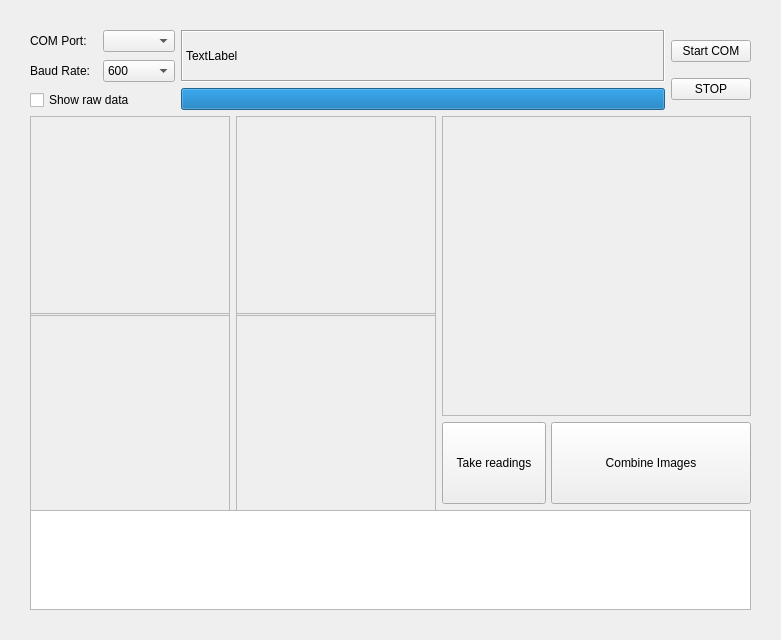
<?xml version="1.0" encoding="UTF-8"?>
<ui version="4.0">
 <class>GridEyeTerminal</class>
 <widget class="QMainWindow" name="GridEyeTerminal">
  <property name="windowModality">
   <enum>Qt::NonModal</enum>
  </property>
  <property name="geometry">
   <rect>
    <x>0</x>
    <y>0</y>
    <width>781</width>
    <height>640</height>
   </rect>
  </property>
  <property name="sizePolicy">
   <sizepolicy hsizetype="MinimumExpanding" vsizetype="MinimumExpanding">
    <horstretch>0</horstretch>
    <verstretch>0</verstretch>
   </sizepolicy>
  </property>
  <property name="minimumSize">
   <size>
    <width>780</width>
    <height>640</height>
   </size>
  </property>
  <property name="windowTitle">
   <string>Grid-Eye Terminal</string>
  </property>
  <widget class="QWidget" name="centralwidget">
   <property name="enabled">
    <bool>true</bool>
   </property>
   <property name="sizePolicy">
    <sizepolicy hsizetype="Expanding" vsizetype="Expanding">
     <horstretch>0</horstretch>
     <verstretch>0</verstretch>
    </sizepolicy>
   </property>
   <property name="minimumSize">
    <size>
     <width>500</width>
     <height>500</height>
    </size>
   </property>
   <layout class="QGridLayout" name="gridLayout_2">
    <property name="leftMargin">
     <number>30</number>
    </property>
    <property name="topMargin">
     <number>30</number>
    </property>
    <property name="rightMargin">
     <number>30</number>
    </property>
    <property name="bottomMargin">
     <number>30</number>
    </property>
    <item row="0" column="0">
     <layout class="QVBoxLayout" name="verticalLayout_5">
      <property name="leftMargin">
       <number>0</number>
      </property>
      <property name="topMargin">
       <number>0</number>
      </property>
      <property name="rightMargin">
       <number>0</number>
      </property>
      <property name="bottomMargin">
       <number>0</number>
      </property>
      <item>
       <layout class="QHBoxLayout" name="horizontalLayout_5">
        <property name="sizeConstraint">
         <enum>QLayout::SetDefaultConstraint</enum>
        </property>
        <property name="rightMargin">
         <number>0</number>
        </property>
        <item>
         <layout class="QVBoxLayout" name="verticalLayout_3">
          <property name="spacing">
           <number>8</number>
          </property>
          <item>
           <layout class="QGridLayout" name="gridLayout_3">
            <item row="0" column="1">
             <widget class="QComboBox" name="COMPortBox">
              <property name="sizePolicy">
               <sizepolicy hsizetype="Preferred" vsizetype="Fixed">
                <horstretch>0</horstretch>
                <verstretch>0</verstretch>
               </sizepolicy>
              </property>
              <property name="minimumSize">
               <size>
                <width>0</width>
                <height>0</height>
               </size>
              </property>
             </widget>
            </item>
            <item row="0" column="0">
             <widget class="QLabel" name="ComPort">
              <property name="minimumSize">
               <size>
                <width>65</width>
                <height>0</height>
               </size>
              </property>
              <property name="text">
               <string>COM Port:</string>
              </property>
             </widget>
            </item>
            <item row="1" column="0">
             <widget class="QLabel" name="BaudRate">
              <property name="sizePolicy">
               <sizepolicy hsizetype="Minimum" vsizetype="Preferred">
                <horstretch>0</horstretch>
                <verstretch>0</verstretch>
               </sizepolicy>
              </property>
              <property name="minimumSize">
               <size>
                <width>65</width>
                <height>0</height>
               </size>
              </property>
              <property name="text">
               <string>Baud Rate:</string>
              </property>
             </widget>
            </item>
            <item row="1" column="1">
             <widget class="QComboBox" name="BaudBox">
              <property name="sizePolicy">
               <sizepolicy hsizetype="Minimum" vsizetype="Fixed">
                <horstretch>0</horstretch>
                <verstretch>0</verstretch>
               </sizepolicy>
              </property>
              <property name="layoutDirection">
               <enum>Qt::LeftToRight</enum>
              </property>
              <property name="currentText">
               <string>600</string>
              </property>
              <item>
               <property name="text">
                <string>600</string>
               </property>
              </item>
              <item>
               <property name="text">
                <string>1200</string>
               </property>
              </item>
              <item>
               <property name="text">
                <string>2400</string>
               </property>
              </item>
              <item>
               <property name="text">
                <string>4800</string>
               </property>
              </item>
              <item>
               <property name="text">
                <string>9600</string>
               </property>
              </item>
              <item>
               <property name="text">
                <string>14400</string>
               </property>
              </item>
              <item>
               <property name="text">
                <string>19200</string>
               </property>
              </item>
              <item>
               <property name="text">
                <string>28800</string>
               </property>
              </item>
              <item>
               <property name="text">
                <string>31250</string>
               </property>
              </item>
              <item>
               <property name="text">
                <string>57600</string>
               </property>
              </item>
              <item>
               <property name="text">
                <string>115200</string>
               </property>
              </item>
             </widget>
            </item>
           </layout>
          </item>
          <item>
           <widget class="QCheckBox" name="checkBox">
            <property name="sizePolicy">
             <sizepolicy hsizetype="Minimum" vsizetype="Expanding">
              <horstretch>0</horstretch>
              <verstretch>0</verstretch>
             </sizepolicy>
            </property>
            <property name="minimumSize">
             <size>
              <width>100</width>
              <height>20</height>
             </size>
            </property>
            <property name="layoutDirection">
             <enum>Qt::LeftToRight</enum>
            </property>
            <property name="text">
             <string>Show raw data</string>
            </property>
            <property name="iconSize">
             <size>
              <width>24</width>
              <height>24</height>
             </size>
            </property>
            <property name="checked">
             <bool>false</bool>
            </property>
           </widget>
          </item>
         </layout>
        </item>
        <item>
         <layout class="QVBoxLayout" name="verticalLayout">
          <item>
           <widget class="QLabel" name="StatusText">
            <property name="font">
             <font>
              <weight>50</weight>
              <bold>false</bold>
             </font>
            </property>
            <property name="frameShape">
             <enum>QFrame::Box</enum>
            </property>
            <property name="frameShadow">
             <enum>QFrame::Sunken</enum>
            </property>
            <property name="text">
             <string>TextLabel</string>
            </property>
           </widget>
          </item>
          <item>
           <widget class="QProgressBar" name="ProgressBar">
            <property name="value">
             <number>100</number>
            </property>
            <property name="textVisible">
             <bool>false</bool>
            </property>
            <property name="orientation">
             <enum>Qt::Horizontal</enum>
            </property>
            <property name="format">
             <string>%p%</string>
            </property>
           </widget>
          </item>
         </layout>
        </item>
        <item>
         <layout class="QVBoxLayout" name="verticalLayout_2">
          <item>
           <widget class="QPushButton" name="StartComButton">
            <property name="text">
             <string>Start COM</string>
            </property>
           </widget>
          </item>
          <item>
           <widget class="QPushButton" name="StopComButton">
            <property name="text">
             <string>STOP</string>
            </property>
           </widget>
          </item>
         </layout>
        </item>
       </layout>
      </item>
      <item>
       <layout class="QHBoxLayout" name="horizontalLayout_2">
        <item>
         <layout class="QGridLayout" name="gridLayout">
          <item row="1" column="1">
           <widget class="QFrame" name="frame_4">
            <property name="sizePolicy">
             <sizepolicy hsizetype="Minimum" vsizetype="Minimum">
              <horstretch>0</horstretch>
              <verstretch>0</verstretch>
             </sizepolicy>
            </property>
            <property name="minimumSize">
             <size>
              <width>200</width>
              <height>200</height>
             </size>
            </property>
            <property name="frameShape">
             <enum>QFrame::StyledPanel</enum>
            </property>
            <property name="frameShadow">
             <enum>QFrame::Raised</enum>
            </property>
           </widget>
          </item>
          <item row="1" column="0">
           <widget class="QFrame" name="frame_3">
            <property name="sizePolicy">
             <sizepolicy hsizetype="Minimum" vsizetype="Minimum">
              <horstretch>0</horstretch>
              <verstretch>0</verstretch>
             </sizepolicy>
            </property>
            <property name="minimumSize">
             <size>
              <width>200</width>
              <height>200</height>
             </size>
            </property>
            <property name="frameShape">
             <enum>QFrame::StyledPanel</enum>
            </property>
            <property name="frameShadow">
             <enum>QFrame::Raised</enum>
            </property>
           </widget>
          </item>
          <item row="0" column="1">
           <widget class="QFrame" name="frame_2">
            <property name="sizePolicy">
             <sizepolicy hsizetype="Minimum" vsizetype="Minimum">
              <horstretch>0</horstretch>
              <verstretch>0</verstretch>
             </sizepolicy>
            </property>
            <property name="minimumSize">
             <size>
              <width>200</width>
              <height>200</height>
             </size>
            </property>
            <property name="frameShape">
             <enum>QFrame::StyledPanel</enum>
            </property>
            <property name="frameShadow">
             <enum>QFrame::Raised</enum>
            </property>
           </widget>
          </item>
          <item row="0" column="0">
           <widget class="QFrame" name="frame_1">
            <property name="sizePolicy">
             <sizepolicy hsizetype="Minimum" vsizetype="Minimum">
              <horstretch>0</horstretch>
              <verstretch>0</verstretch>
             </sizepolicy>
            </property>
            <property name="minimumSize">
             <size>
              <width>200</width>
              <height>200</height>
             </size>
            </property>
            <property name="frameShape">
             <enum>QFrame::StyledPanel</enum>
            </property>
            <property name="frameShadow">
             <enum>QFrame::Raised</enum>
            </property>
           </widget>
          </item>
         </layout>
        </item>
        <item>
         <layout class="QVBoxLayout" name="verticalLayout_4">
          <item>
           <layout class="QVBoxLayout" name="verticalLayout_13">
            <property name="sizeConstraint">
             <enum>QLayout::SetDefaultConstraint</enum>
            </property>
            <property name="leftMargin">
             <number>0</number>
            </property>
            <property name="topMargin">
             <number>0</number>
            </property>
            <property name="rightMargin">
             <number>0</number>
            </property>
            <property name="bottomMargin">
             <number>0</number>
            </property>
            <item>
             <widget class="QFrame" name="frameFinal">
              <property name="sizePolicy">
               <sizepolicy hsizetype="Minimum" vsizetype="Minimum">
                <horstretch>0</horstretch>
                <verstretch>0</verstretch>
               </sizepolicy>
              </property>
              <property name="minimumSize">
               <size>
                <width>300</width>
                <height>300</height>
               </size>
              </property>
              <property name="frameShape">
               <enum>QFrame::StyledPanel</enum>
              </property>
              <property name="frameShadow">
               <enum>QFrame::Raised</enum>
              </property>
             </widget>
            </item>
            <item>
             <layout class="QHBoxLayout" name="horizontalLayout">
              <property name="spacing">
               <number>5</number>
              </property>
              <property name="leftMargin">
               <number>0</number>
              </property>
              <property name="topMargin">
               <number>0</number>
              </property>
              <property name="rightMargin">
               <number>0</number>
              </property>
              <property name="bottomMargin">
               <number>0</number>
              </property>
              <item>
               <widget class="QPushButton" name="pushButton">
                <property name="sizePolicy">
                 <sizepolicy hsizetype="Expanding" vsizetype="Expanding">
                  <horstretch>0</horstretch>
                  <verstretch>0</verstretch>
                 </sizepolicy>
                </property>
                <property name="minimumSize">
                 <size>
                  <width>50</width>
                  <height>50</height>
                 </size>
                </property>
                <property name="text">
                 <string>Take readings</string>
                </property>
                <property name="autoDefault">
                 <bool>false</bool>
                </property>
                <property name="default">
                 <bool>false</bool>
                </property>
                <property name="flat">
                 <bool>false</bool>
                </property>
               </widget>
              </item>
              <item>
               <widget class="QPushButton" name="pushButton_2">
                <property name="sizePolicy">
                 <sizepolicy hsizetype="Expanding" vsizetype="Expanding">
                  <horstretch>0</horstretch>
                  <verstretch>0</verstretch>
                 </sizepolicy>
                </property>
                <property name="minimumSize">
                 <size>
                  <width>200</width>
                  <height>50</height>
                 </size>
                </property>
                <property name="text">
                 <string>Combine Images</string>
                </property>
               </widget>
              </item>
             </layout>
            </item>
           </layout>
          </item>
         </layout>
        </item>
       </layout>
      </item>
     </layout>
    </item>
    <item row="1" column="0">
     <widget class="QTextEdit" name="textEdit">
      <property name="enabled">
       <bool>true</bool>
      </property>
      <property name="sizePolicy">
       <sizepolicy hsizetype="Expanding" vsizetype="Expanding">
        <horstretch>200</horstretch>
        <verstretch>200</verstretch>
       </sizepolicy>
      </property>
      <property name="minimumSize">
       <size>
        <width>400</width>
        <height>100</height>
       </size>
      </property>
      <property name="readOnly">
       <bool>true</bool>
      </property>
     </widget>
    </item>
   </layout>
  </widget>
  <action name="actionSettings">
   <property name="text">
    <string>Settings</string>
   </property>
  </action>
  <action name="actionStart_Com">
   <property name="text">
    <string>Start Com</string>
   </property>
  </action>
  <action name="actionStop_Com">
   <property name="text">
    <string>Stop Com</string>
   </property>
  </action>
  <action name="actionShowRawData">
   <property name="checkable">
    <bool>true</bool>
   </property>
   <property name="checked">
    <bool>true</bool>
   </property>
   <property name="text">
    <string>ShowRawData</string>
   </property>
  </action>
  <action name="actionTakePicture">
   <property name="text">
    <string>TakePicture</string>
   </property>
  </action>
  <action name="actionCombineResults">
   <property name="text">
    <string>CombineResults</string>
   </property>
  </action>
 </widget>
 <resources/>
 <connections/>
</ui>
